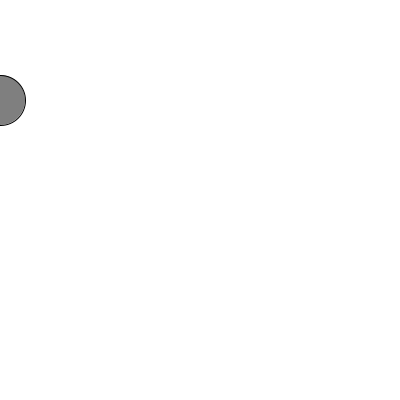
Frame 1 (no input)
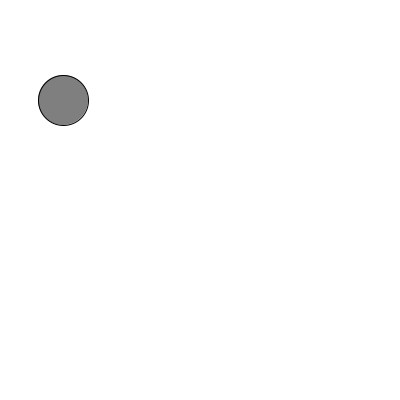
Frame 60 (the mouse pressed at the canvas centre just before this capture)
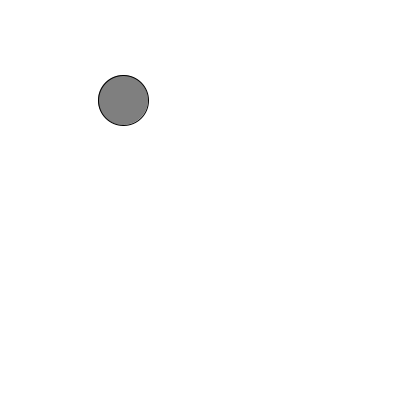
Frame 120 (the mouse held since frame 60 and released just before this capture)

The Processing sketch that drew these frames (run headless with seeded random() and noise(); from frame 60 on, the mouse is pressed at the canvas centre):

// Processing sketch: FdI_05_CircleFunction
// ── FdI_05_CircleFunction.pde
int circleX = 0;
int circleY = 100;
int offset = 5;

void setup(){
  size(400,400);
  ellipseMode(CENTER);
}


void draw(){
    background(255);
    stroke(0);
    fill(127);
    ellipse(circleX, circleY, 50,50);
    
    circleX = circleX + offset;
    
    // il mio cerchio non toca la parete destra
    if(circleX + 25 >= 400){
      offset = -1;
    }
    if(circleX - 25 <= 0){
      offset = +1;
    }
}
